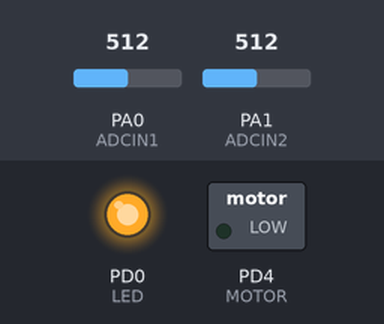
A program run on a simulated ATmega32, built with avr-gcc and emulated at 10 MHz. Parts: switched loads named in the program (green lamp = pin HIGH), output pins drawn as LEDs (lit = HIGH). The inputs (shaded band) are chosen by the test bench; at power-on: PA0 (ADCIN1) = 512, PA1 (ADCIN2) = 512. Pins used as bus, display or sensor lines are not drawn.

Above: at 0.1 s.
Timing chart, 0 to 1.6 s (numbered marks = the images above):
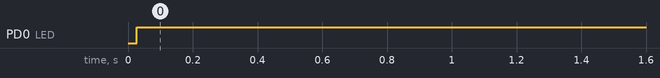

Measured:
- by itself, PD0 (LED): LOW → HIGH at 0.03 s

The program:

main.c
```c
/*
 * Humidity.c
 *
 * Created: 2016-07-12 12:44:25
 * Author : Phil
 */

#include <avr/io.h>
#include <avr/interrupt.h>
#include <util/delay.h>
#include <string.h>
#include <stdlib.h>
#include <stdio.h>
#include <avr/pgmspace.h>
#include <math.h>
#include "ssd1306.h"

//definicja pinów
#define MOTOR (1<<PD4)
#define MOTOR_ON PORTD |= MOTOR
#define MOTOR_OFF PORTD &= ~MOTOR

#define LED (1<<PD0)
#define LED_ON PORTD &= ~LED
#define LED_OFF PORTD |= LED

#define ADCIN1 PA0
#define ADCIN2 PA1

//zmienne
int now=0, set=0;
volatile uint8_t var3=0;
volatile uint16_t var1, var2=0;

//funkcje
void ADC_init();
void PWM_ON();
void PWM_OFF();

int main( void )
{

	DDRD |= ( MOTOR | LED );		 //wyjscia
	DDRA &=~ ( ADCIN1 | ADCIN2 );	 //wejscia

	//timer na 10MHz/1024/255=38Hz
	TCCR2 |= (1<<WGM21);
	OCR2 = 0xFF;
	TCCR2 |= (1<<CS22) | (1<<CS21) | (1<<CS20);					//preskaler 1024
	TIMSK |= (1<<OCIE2);

	ADC_init();
	sei();		//pozwolenie na przerwania
	ADCSRA |= (1<<ADSC);

	ssd1306_init( SSD1306_SWITCHCAPVCC, REFRESH_MIN );
	ssd1306_puts( 0, 0, "HUMIDITY ", 2, 1, 0 );
	ssd1306_puts( 0, 16, "Now: ", 2, 1, 0 );
	ssd1306_puts( 0, 32, "Set: ", 2, 1, 0 );
	ssd1306_puts( 114, 16, "%", 2, 1, 0 );
	ssd1306_puts( 114, 32, "%", 2, 1, 0 );

    while (1)
    {
		if( var3==1 )
		{
			for(int i=48, j=0; i<64; i++, j--)
			{
				if (j==5)
				{
					j=0;
				}
				ssd1306_puts( j, i, "/  /  /  /  /  /  /  /", 1, 1, 0 );
				ssd1306_puts( j, i+5, " /  /  /  /  /  /  /  /  ", 1, 1, 0 );
				ssd1306_display();
			}
		}

		ssd1306_puts( 58, 32, "    ", 2, 1, 0); //czysczenie kawalka ekranu
		ssd1306_put_int( 58, 32, set, 2, 1, 0 );
		ssd1306_puts( 58, 16, "    ", 2, 1, 0); //czysczenie kawalka ekranu
		ssd1306_put_int( 58, 16, now, 2, 1, 0 );
		ssd1306_display();

    }
}

ISR(TIMER2_COMP_vect) //w tym przerwaniu ustalamy co jaki czas mamy porównywaæ set z now i na jaki czas zapalaæ silnik
{
	if (var1==300)
	{
		if(now<set)
		{
			LED_ON;
			PWM_ON();
			var3=1;
			var2++;
			if (var2>30)
			{
				LED_OFF;
				PWM_OFF();
				var1=0;
				var2=0;
				var3=0;
			}
		}
		else
		{
			var1=0;
		}

	}
	else
	{
		LED_OFF;
		PWM_OFF();
		var1++;
		var3=0;
	}
}

ISR(ADC_vect)
{
	uint8_t theLow = ADCL;
	uint16_t theTenBitResult = ADCH<<8 | theLow;

	switch(ADMUX)
	{
		case 0x40:
			set=theTenBitResult/10.23;
			ADMUX=0x41;
			break;

		case 0x41:
			now=theTenBitResult/10.23;
			ADMUX=0x40;
			break;

		default:
			break;
	}

	ADCSRA |= (1<<ADSC);
}

void ADC_init()
{
	ADCSRA |= (1<<ADEN) | (1<<ADIE) | (1<<ADPS2) | (1<<ADPS1) | (1<<ADPS0);		//wlaczenie ADC i ustawienie f próbkowania
	ADMUX |= (0<<REFS1) | (1<<REFS0);											//ustawienie warto ci odniesienia dla ADC (AVCC)
}

void PWM_ON()
{
															//ustawienie wszystkiego do PWMa
	TCCR1A |= (1<<WGM11);									//wybranie trybu Fast PWM z wartoscia max w ICR1 i update OCR1A
	TCCR1B |= (1<<WGM13) | (1<<WGM12) | (1<<CS10);			//po resecie ICR1 (BOTTOM)
	TCCR1A |= (0<<COM1B0) | (1<<COM1B1);					//wlaczenie PWM
	ICR1 = 10000-1;											//f PWMa=10kHz (10MHz/10000=1kHz)
	OCR1B = 5000;											//Warto æ pocz¹tkowa porównania B
															//wype³nienie = 50% (5000/10000=1/2=50%)
}

void PWM_OFF()
{
	OCR1B = 0;
}
```

GFX.c
```c
#include <avr/io.h>
#include <util/delay.h>
#include <string.h>
#include <stdio.h>
#include <stdlib.h>
#include <avr/pgmspace.h>
#include "ssd1306.h"

int cursor_x, cursor_y;

void ssd1306_drawBitmap_P( int x, int y, const uint8_t *bitmap, uint8_t w, uint8_t h, uint8_t color )
{

	int i, j, byteWidth = ( w+7 )/8;

	for( j=0; j<h; j++ )
	{
		for( i=0; i<w; i++ )
		{
			if(pgm_read_byte(bitmap + j * byteWidth + i/8) & (128 >> (i & 7)))
			{
				ssd1306_setPixel( x+i, y+j, color );
			}
		}
	}
}

void ssd1306_puts( int x, int y, char * str, uint8_t txt_size, uint8_t color, uint8_t bg )
{
	cursor_x = x;
	cursor_y = y;

	while( *str)
	{
		ssd1306_drawChar( cursor_x, cursor_y, *str++, color, bg, txt_size );
		cursor_x += txt_size*6;
	}
}

void ssd1306_put_int( int x, int y, int data, uint8_t txt_size, uint8_t color, uint8_t bg )
{
	char buffer[sizeof(int)*8+1];
	itoa( data, buffer, 10);
	ssd1306_puts( x, y, buffer, txt_size, color, bg );

}

void ssd1306_drawChar( int x, int y, char c, uint8_t color, uint8_t bg, uint8_t size )
{

	if( ( x >= SSD1306_WIDTH) || ( y >= SSD1306_HEIGHT ) || ( ( x + 6 * size - 1 ) < 0 ) || ( ( y + 8 * size -1 ) < 0 ) )
	{
		return;
	}

    for(int8_t i=0; i<6; i++ )
	{

	    uint8_t line;
	    if(i == 5)
		{
		     line = 0x0;
		}
		else
		{
			 line = pgm_read_byte(font+(c*5)+i);
		}

	    for(int8_t j=0; j<8; j++)
		{
		    if(line & 0x1)
			{
			    if(size == 1)
				{
					ssd1306_setPixel(x+i, y+j, color);
				}
			    else
				{
					ssd1306_fillRect(x+(i*size), y+(j*size), size, size, color);
			    }
			}
				else if(bg != color)
				{
					if(size == 1)
					{
						ssd1306_setPixel(x+i, y+j, bg);
					}
					else
					{
						ssd1306_fillRect(x+i*size, y+j*size, size, size, bg);
					}
				}
			line >>=1;
	    }

    }

}

void ssd1306_fillRect( int x, int y, int w, int h, uint8_t color )
{

	for( int16_t i=x; i<x+w; i++ )
	{
		ssd1306_drawFastVLine(i, y, h, color);
	}

}

void ssd1306_drawFastVLine(int x, int y, int h, uint8_t color)
{
	ssd1306_drawLine(x, y, x, y+h-1, color);
}

void ssd1306_drawLine( int x0, int y0, int x1, int y1, uint8_t color)
{

	int steep = abs(y1-y0)>abs(x1-x0);
	if(steep)
	{
		swap(x0,y0);
		swap(x1,y1);
	}
	if(x0>x1)
	{
		swap(x0,x1);
		swap(y0,y1);
	}

	int dx, dy;
	dx = x1-x0;
	dy = abs(y1-y0);

	int err = dx/2;
	int ystep;

	if(y0<y1)
	{
		ystep=1;
	}
	else
	{
		ystep=-1;
	}

	for(; x0 <=x1; x0++)
	{
		if(steep)
		{
			ssd1306_setPixel(y0, x0, color);
		}
		else
		{
			ssd1306_setPixel(x0, y0, color);
		}
		err -= dy;
		if(err<0)
		{
			y0 += ystep;
			err += dx;
		}
	}

}
```

ssd1306.c
```c
#include <avr/io.h>
#include <util/delay.h>
#include <string.h>
#include <stdlib.h>
#include <avr/pgmspace.h>
#include "ssd1306.h"

static uint8_t ssd1306_buf[1024] =
{

};

static void SPIwrite( uint8_t data )
{
	uint8_t ii;
	for( ii = 0x80; ii; ii >>= 1)
	{
		SCK_LO;
		if( data & ii )
		{
			MOSI_HI;
		}
		else
		{
			MOSI_LO;
		}
		SCK_HI;
	}
}

void ssd1306_cmd( uint8_t cmd )
{

	DC_LO;
	SPIwrite( cmd );

}

void ssd1306_data ( uint8_t dat )
{

	DC_HI;
	SPIwrite( dat );

}

void ssd1306_display( void )
{
	  ssd1306_cmd( SSD1306_COLUMNADDR );
	  ssd1306_cmd( 0 );
	  ssd1306_cmd( SSD1306_WIDTH-1 );
	  ssd1306_cmd( SSD1306_PAGEADDR );
	  ssd1306_cmd( 0 );
	  ssd1306_cmd( 7 );

	for ( uint16_t i=0; i<(SSD1306_WIDTH*SSD1306_HEIGHT/8); i++ )
	{
		ssd1306_data( ssd1306_buf[i] );
	}

}

void ssd1306_InitSpi(void)
{

	MOSI_DDR	|= MOSI;

	SCK_DDR		|= SCK;
	SCK_PORT	|= SCK;

	RST_DDR		|= RST;
	RST_PORT	|= RST;

	DC_DDR		|=DC;

}

void ssd1306_setPixel( int x, int y, uint8_t bw )
{
	if( (x<0) || (x>=SSD1306_WIDTH) || (y<0) || y>=SSD1306_HEIGHT )
	{
		return;
	}

	if(bw)
	{
		ssd1306_buf[x+(y/8)*SSD1306_WIDTH] |= (1<<(y%8));
	}
	else
	{
		ssd1306_buf[x+(y/8)*SSD1306_WIDTH] &= ~(1<<(y%8));
	}
}

void ssd1306_init( uint8_t vcc, uint8_t refresh )
{

	ssd1306_InitSpi();

	RST_HI;
	_delay_ms(50);
	RST_LO;
	_delay_ms(50);
	RST_HI;

	ssd1306_cmd( SSD1306_DISPLAYOFF );
	ssd1306_cmd( SSD1306_SETDISPLAYCLOCKDIV );
	ssd1306_cmd( refresh );
	ssd1306_cmd( SSD1306_SETMULTIPLEX );
	ssd1306_cmd( 0x3F );
	ssd1306_cmd( SSD1306_SETDISPLAYOFFSET );
	ssd1306_cmd( 0x0 );
	ssd1306_cmd( SSD1306_SETSTARTLINE | 0x0);
	ssd1306_cmd( SSD1306_CHARGEPUMP );

	if( vcc == SSD1306_EXTERNALVCC )
	{
		ssd1306_cmd( 0x10 );
	}
	else
	{
		ssd1306_cmd( 0x14 );
	}

	ssd1306_cmd( SSD1306_MEMORYMODE );
	ssd1306_cmd( 0x00 );
	ssd1306_cmd( SSD1306_SEGREMAP | 0x1 );
	ssd1306_cmd( SSD1306_COMSCANDEC );
	ssd1306_cmd( SSD1306_SETCOMPINS );
	ssd1306_cmd( 0x12 );
	ssd1306_cmd( SSD1306_SETCONTRAST );

	if( vcc == SSD1306_EXTERNALVCC )
	{
		ssd1306_cmd( 0x9F );
	}
	else
	{
		ssd1306_cmd( 0xCF );
	}

	ssd1306_cmd( SSD1306_SETPRECHARGE );

	if( vcc == SSD1306_EXTERNALVCC )
	{
		ssd1306_cmd( 0x22 );
	}
	else
	{
		ssd1306_cmd( 0xF1 );
	}

	ssd1306_cmd( SSD1306_SETVCOMDETECT );
	ssd1306_cmd( 0x40 );
	ssd1306_cmd( SSD1306_DEACTIVATE_SCROLL );
	ssd1306_cmd( SSD1306_DISPLAYALLON_RESUME );
	ssd1306_cmd( SSD1306_NORMALDISPLAY );
	ssd1306_cmd( SSD1306_DISPLAYON );

}
```

ssd1306.h
```c
#ifndef SSD1306_H_
#define SSD1306_H_

#define SSD1306_128_64

#define	SCK		(1<<PD6)				//<-SCL
#define	MOSI	(1<<PD7)				//<-SDA
#define	RST		(1<<PC1)				//<-RST
#define	DC		(1<<PC0)				//<-D/C

#define SCK_PORT	PORTD
#define SCK_DDR		DDRD

#define MOSI_PORT	PORTD
#define MOSI_DDR	DDRD

#define RST_PORT	PORTC
#define RST_DDR		DDRC

#define DC_PORT		PORTC
#define DC_DDR		DDRC

#define SCK_LO		SCK_PORT &= ~SCK
#define SCK_HI		SCK_PORT |= SCK

#define MOSI_LO		MOSI_PORT &= ~MOSI
#define MOSI_HI		MOSI_PORT |= MOSI

#define RST_LO		RST_PORT &= ~RST
#define RST_HI		RST_PORT |= RST

#define DC_LO		DC_PORT &= ~DC
#define DC_HI		DC_PORT |= DC

#define SSD1306_WIDTH	128
#define SSD1306_HEIGHT	64

#define REFRESH_MIN		0x80
#define REFRESH_MID		0xB0
#define REFRESH_MAX		0xF0

typedef enum {page0, page1, page2, page3, page4, page5, page6, page7} TPAGE;

#define SSD1306_SETCONTRAST 0x81
#define SSD1306_DISPLAYALLON_RESUME 0xA4
#define SSD1306_DISPLAYALLON 0xA5
#define SSD1306_NORMALDISPLAY 0xA6
#define SSD1306_INVERTDISPLAY 0xA7
#define SSD1306_DISPLAYOFF 0xAE
#define SSD1306_DISPLAYON 0xAF
#define SSD1306_SETDISPLAYOFFSET 0xD3
#define SSD1306_SETCOMPINS 0xDA
#define SSD1306_SETVCOMDETECT 0xDB
#define SSD1306_SETDISPLAYCLOCKDIV 0xD5
#define SSD1306_SETPRECHARGE 0xD9
#define SSD1306_SETMULTIPLEX 0xA8
#define SSD1306_SETLOWCOLUMN 0x00
#define SSD1306_SETHIGHCOLUMN 0x10
#define SSD1306_SETSTARTLINE 0x40
#define SSD1306_MEMORYMODE 0x20
#define SSD1306_COLUMNADDR 0x21
#define SSD1306_PAGEADDR   0x22
#define SSD1306_COMSCANINC 0xC0
#define SSD1306_COMSCANDEC 0xC8
#define SSD1306_SEGREMAP 0xA1
#define SSD1306_CHARGEPUMP 0x8D
#define SSD1306_SWITCHCAPVCC 0x2
#define SSD1306_EXTERNALVCC 0x1
#define SSD1306_NOP 0xE3

// Scrolling #defines
#define SSD1306_ACTIVATE_SCROLL 0x2F
#define SSD1306_DEACTIVATE_SCROLL 0x2E
#define SSD1306_SET_VERTICAL_SCROLL_AREA 0xA3
#define SSD1306_RIGHT_HORIZONTAL_SCROLL 0x26
#define SSD1306_LEFT_HORIZONTAL_SCROLL 0x27
#define SSD1306_VERTICAL_AND_RIGHT_HORIZONTAL_SCROLL 0x29
#define SSD1306_VERTICAL_AND_LEFT_HORIZONTAL_SCROLL 0x2A

#define swap( a, b ) { int16_t t = a; a = b; b=t; }

//deklaracje zmiennych
extern const uint8_t font[];
extern int cursor_x, cursor_y;

//funkcje
void ssd1306_init( uint8_t vcc, uint8_t refresh );
void ssd1306_cmd( uint8_t cmd );
void ssd1306_data( uint8_t dat );
void ssd1306_display( void );
void ssd1306_InitSpi( void );
void ssd1306_setPixel( int x, int y, uint8_t bw );

void ssd1306_drawBitmap_P( int x, int y, const uint8_t *bitmap, uint8_t w, uint8_t h, uint8_t color );
void ssd1306_drawChar( int x, int y, char c, uint8_t color, uint8_t bg, uint8_t size );
void ssd1306_fillRect( int x, int y, int w, int h, uint8_t color );
void ssd1306_drawFastVLine(int x, int y, int h, uint8_t color);
void ssd1306_drawLine( int x0, int y0, int x1, int y1, uint8_t color);
void ssd1306_puts( int x, int y, char *str, uint8_t txt_size, uint8_t color, uint8_t bg );
void ssd1306_put_int( int x, int y, int data, uint8_t txt_size, uint8_t color, uint8_t bg );

#endif
```

Source omitted: basicfont.c (data table, 8210 bytes)
